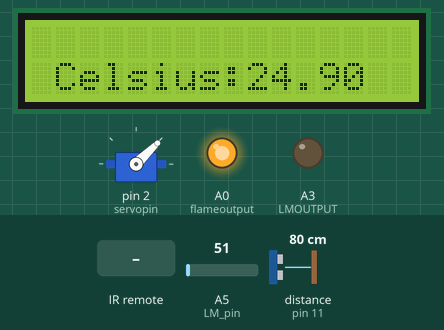
This sketch was run on a simulated Arduino Uno, built with avr-gcc and run on an emulated ATmega328P. On the bench: 16×2 character LCD, servo, output pins drawn as LEDs (lit = HIGH). Wiring (inferred from the names in the program): ultrasonic range finder: trigger pin 12; echo pin 11. Inputs (shaded band) come from the test bench; at power-on: A5 (LM_pin) = 51, distance to the obstacle (sensor on pin 11) 80 cm. The echo pulse lasts 58.3 µs per cm; pins used as bus, display or sensor lines are not drawn; what the sketch prints to the serial monitor is not drawn.

Above: at 1.27 s.
1.3 s: infrared code 0xFF8877 received
At 2.15 s:
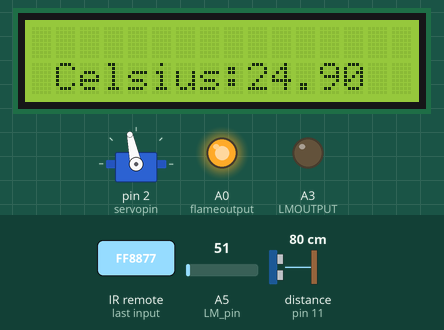
2.8 s: A5 (LM_pin) set to 58
At 3.08 s:
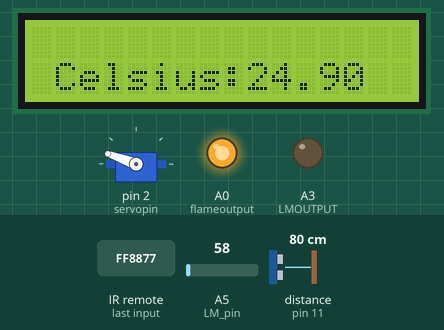
At 6.5 s:
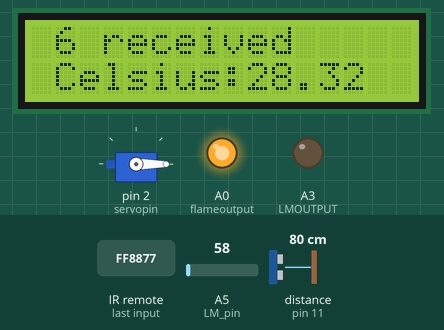
7.3 s: A5 (LM_pin) set to 65
9.1 s: infrared code 0xFF906F received
10.6 s: distance to the obstacle (sensor on pin 11) set to 299 cm
At 14.14 s:
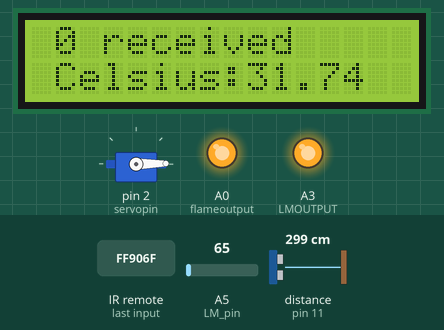
15.6 s: distance to the obstacle (sensor on pin 11) set to 2 cm
Timing chart, 0 to 18.2 s (numbered marks = the images above; inputs shaded):
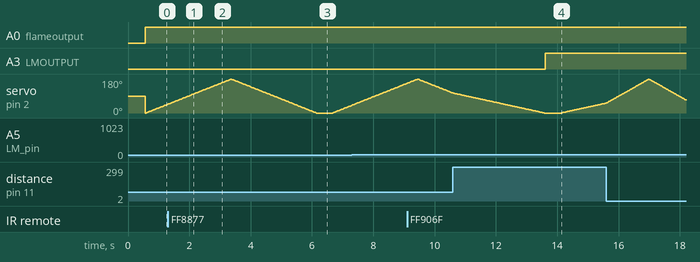

Measured:
- after the input at 10.6 s, A3 (LMOUTPUT): LOW → HIGH after 3.0 s instead of 1.6 s

The sketch:

Project.ino
```cpp
#include <IRremote.h>
#include <Servo.h>
#include <LiquidCrystal.h>

/* remote code */
#define ZERO 0xFF906F
#define ONE 0xFF30CF
#define TWO 0xFFB04F
#define THREE 0xFF708F
#define FOUR 0xFFF00F
#define FIVE 0xFF08F7
#define SIX 0xFF8877
#define SEVEN 0xFF48B7
#define EIGHT 0xFFC837
#define NINE 0xFF28D7
#define OK 0xFFC03F

/* LCD */
LiquidCrystal lcd(8, 9, 4, 5, 6, 7);
//int Contrast = 75;
//LiquidCrystal lcd(12, 11, 5, 4, 3, 2);

/* LM35 */
const int LM_pin = A5; // Assigning analog pin A5 to LM35
float Celsius;         // variable to store temperature in degree Celsius
float sensorValue;     // temporary variable to hold sensor reading
float threshold;
float currentThreshold;
const int LMOUTPUT = A3;

/* IR */
int IR_pin = 3;       // IR pin
IRrecv IR_recv(IR_pin);  //receive from IR pin
decode_results results;

/* servo and ultrasonic */
const int servopin = 2;
const int trigPin = 12;
const int echoPin = 11;
long duration;
int distinCM;
Servo radarServo;

/* flame sensor */
int flame_sensor_pin = 0 ;// initializing pin 0 as the sensor output pin
int flame_pin = HIGH ; // state of sensor
const int flameoutput = A0;

/* appending number in string "threshold" */
void append() {
  lcd.setCursor(1, 0);
  lcd.print("                ");
  lcd.setCursor(1, 0);
  switch (results.value) {
    case ZERO: threshold = threshold * 10 + 0; lcd.print("0 received"); break;
    case ONE: threshold = threshold * 10 + 1; lcd.print("1 received"); break;
    case TWO: threshold = threshold * 10 + 2; lcd.print("2 received"); break;
    case THREE: threshold = threshold * 10 + 3; lcd.print("3 received"); break;
    case FOUR: threshold = threshold * 10 + 4; lcd.print("4 received"); break;
    case FIVE: threshold = threshold * 10 + 5; lcd.print("5 received"); break;
    case SIX: threshold = threshold * 10 + 6; lcd.print("6 received"); break;
    case SEVEN: threshold = threshold * 10 + 7; lcd.print("7 received"); break;
    case EIGHT: threshold = threshold * 10 + 8; lcd.print("8 received"); break;
    case NINE: threshold = threshold * 10 + 9; lcd.print("9 received"); break;
  }
  return;
}
/* this function takes the angle to write it to servo
   and computes the distance of ultrasonic sensor
   then writes both angel and distance in the port of the serial.
*/
void radar_controller(int angle) {

  radarServo.write(angle);
  delay(10);
  digitalWrite(trigPin, LOW);
  delayMicroseconds(2);
  digitalWrite(trigPin, HIGH);
  delayMicroseconds(10);
  digitalWrite(trigPin, LOW);
  duration = pulseIn(echoPin, HIGH);
  distinCM = duration * 0.034 / 2;

  Serial.print(angle);
  Serial.print("*");
  Serial.print(distinCM);
  Serial.print("#");
}

void setup()
{
  Serial.begin(9600);

  /* LCD */
  //analogWrite(6, Contrast);
  lcd.begin(16, 2);
  lcd.clear();

  /* ULTRASONIC */
  pinMode(trigPin, OUTPUT);
  pinMode(echoPin, INPUT);

  /* Flame */
  pinMode (flame_sensor_pin , INPUT); // declaring sensor pin as input pin for Arduino
  pinMode(flameoutput, OUTPUT);     // Define pins led
  digitalWrite(flameoutput, LOW);

  /* SERVO */
  radarServo.attach(servopin);

  /* LM35 & IR */
  pinMode(LM_pin, INPUT);   // LM_pin is the input temperature
  pinMode(LMOUTPUT, OUTPUT);     // Define pins led
  digitalWrite(LMOUTPUT, LOW);
  IR_recv.enableIRIn();     //start the receiver
  IR_recv.blink13(true);
  threshold = 0.0;                  //initial the string by null
  currentThreshold = 30.0;
}

void loop()
{
  ///////////// START OF LM35  & LCD /////////////////
  lcd.clear();
  sensorValue = analogRead(LM_pin);       // read the input temprature in millivolt
  Celsius = (sensorValue * 500 / 1024);  // convert from millivolt to celsius
  lcd.setCursor(1, 1);
  lcd.print("Celsius: ");
  lcd.setCursor(9, 1);
  lcd.print(Celsius);

  if (IR_recv.decode(&results)) {
    switch (results.value) {
      case OK: {
          currentThreshold = threshold;
          lcd.setCursor(1, 0);
          lcd.print("Threshold: ");
          lcd.setCursor(11, 0);
          lcd.print(currentThreshold);
          threshold = 0;
        } break;
      default: append();
    }
    //delay(50);                    // Add delay to prevent false readings
    IR_recv.resume();             // receive the next value
  }
  if (Celsius > currentThreshold) {
    digitalWrite(LMOUTPUT, HIGH);
  } else {
    digitalWrite(LMOUTPUT, LOW);
  }
  delay(500);

  ///////////// FLAME SENSOR & ULTRASONIC & SERVO MOTOR //////////////////////////
  /* flame */
  //////////////////// START OF FLAME ///////////////////////
  flame_pin = digitalRead ( flame_sensor_pin ) ; // reading from the sensor
  if (flame_pin == LOW ) // applying condition
  {
    digitalWrite(flameoutput, HIGH);
    ///////////////////// START OF SERVO & ULTRA SONIC ////////////////////
    for (int angle = 0; angle < 180; angle++)
    {
      radar_controller(angle);
    }

    for (int angle = 179; angle >= 0; angle--)
    {
      radar_controller(angle);
    }
  }else{
    digitalWrite(flameoutput, LOW);
  }
}
```
